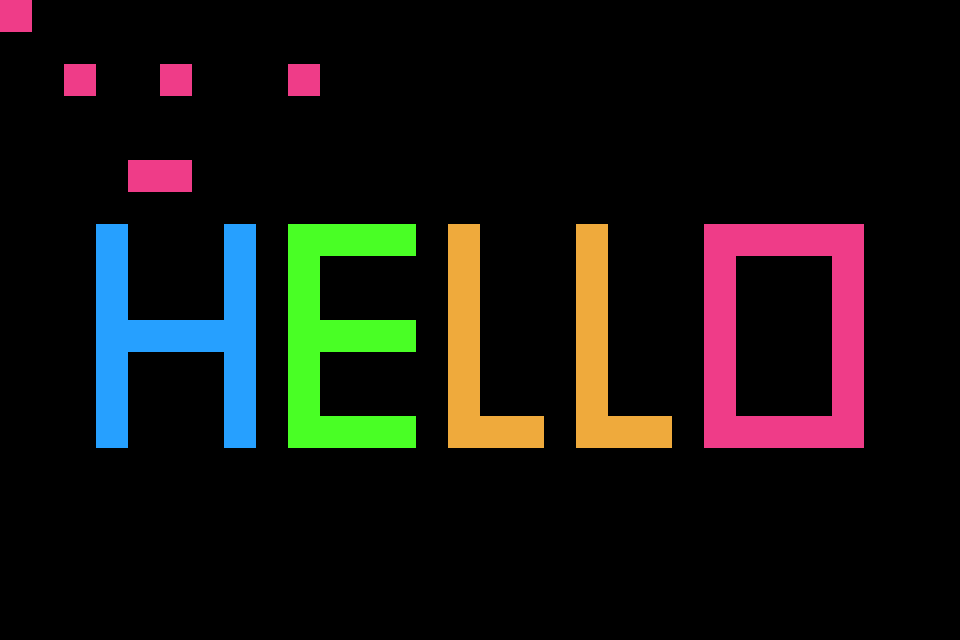

A level layout from a 2D game, rendered from its tile map. Below: a short description, then the map file with its tile-grid data intact:
An orthogonal 30x20 tile map with 32x32 px tiles, 1 tile layer (Tile Layer 1).

<map version="1.9" tiledversion="1.9.2" orientation="orthogonal" renderorder="right-down" width="30" height="20" tilewidth="32" tileheight="32" infinite="0" nextlayerid="2" nextobjectid="1">
 <tileset firstgid="1" source="master_tileset.tsx" />
 <layer id="1" name="Tile Layer 1" width="30" height="20">
  <data encoding="csv">
4,0,0,0,0,0,0,0,0,0,0,0,0,0,0,0,0,0,0,0,0,0,0,0,0,0,0,0,0,0,
0,0,0,0,0,0,0,0,0,0,0,0,0,0,0,0,0,0,0,0,0,0,0,0,0,0,0,0,0,0,
0,0,4,0,0,4,0,0,0,4,0,0,0,0,0,0,0,0,0,0,0,0,0,0,0,0,0,0,0,0,
0,0,0,0,0,0,0,0,0,0,0,0,0,0,0,0,0,0,0,0,0,0,0,0,0,0,0,0,0,0,
0,0,0,0,0,0,0,0,0,0,0,0,0,0,0,0,0,0,0,0,0,0,0,0,0,0,0,0,0,0,
0,0,0,0,4,4,0,0,0,0,0,0,0,0,0,0,0,0,0,0,0,0,0,0,0,0,0,0,0,0,
0,0,0,0,0,0,0,0,0,0,0,0,0,0,0,0,0,0,0,0,0,0,0,0,0,0,0,0,0,0,
0,0,0,1,0,0,0,1,0,2,2,2,2,0,3,0,0,0,3,0,0,0,4,4,4,4,4,0,0,0,
0,0,0,1,0,0,0,1,0,2,0,0,0,0,3,0,0,0,3,0,0,0,4,0,0,0,4,0,0,0,
0,0,0,1,0,0,0,1,0,2,0,0,0,0,3,0,0,0,3,0,0,0,4,0,0,0,4,0,0,0,
0,0,0,1,1,1,1,1,0,2,2,2,2,0,3,0,0,0,3,0,0,0,4,0,0,0,4,0,0,0,
0,0,0,1,0,0,0,1,0,2,0,0,0,0,3,0,0,0,3,0,0,0,4,0,0,0,4,0,0,0,
0,0,0,1,0,0,0,1,0,2,0,0,0,0,3,0,0,0,3,0,0,0,4,0,0,0,4,0,0,0,
0,0,0,1,0,0,0,1,0,2,2,2,2,0,3,3,3,0,3,3,3,0,4,4,4,4,4,0,0,0,
0,0,0,0,0,0,0,0,0,0,0,0,0,0,0,0,0,0,0,0,0,0,0,0,0,0,0,0,0,0,
0,0,0,0,0,0,0,0,0,0,0,0,0,0,0,0,0,0,0,0,0,0,0,0,0,0,0,0,0,0,
0,0,0,0,0,0,0,0,0,0,0,0,0,0,0,0,0,0,0,0,0,0,0,0,0,0,0,0,0,0,
0,0,0,0,0,0,0,0,0,0,0,0,0,0,0,0,0,0,0,0,0,0,0,0,0,0,0,0,0,0,
0,0,0,0,0,0,0,0,0,0,0,0,0,0,0,0,0,0,0,0,0,0,0,0,0,0,0,0,0,0,
0,0,0,0,0,0,0,0,0,0,0,0,0,0,0,0,0,0,0,0,0,0,0,0,0,0,0,0,0,0
</data>
 </layer>
</map>
